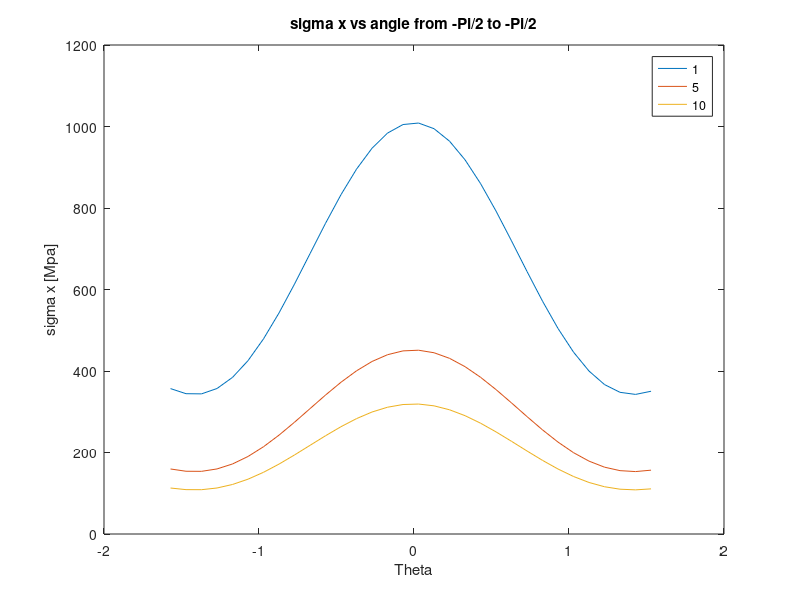
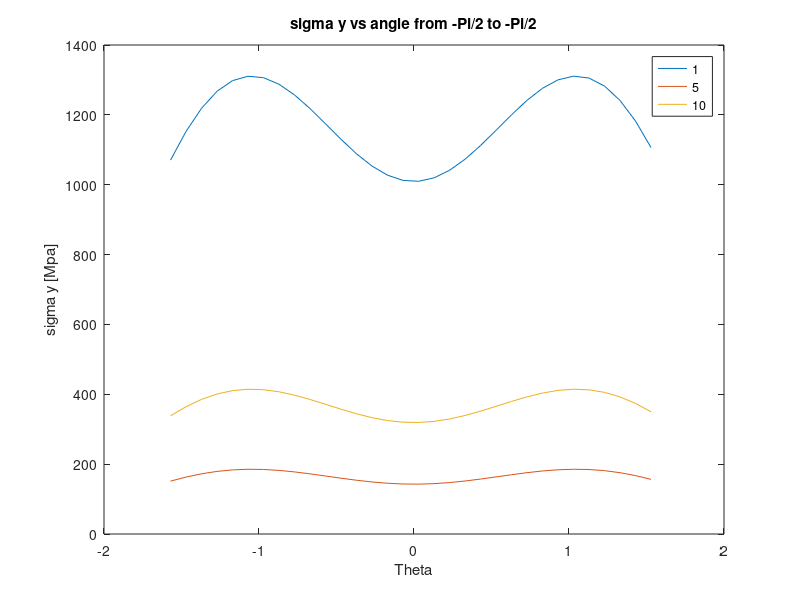
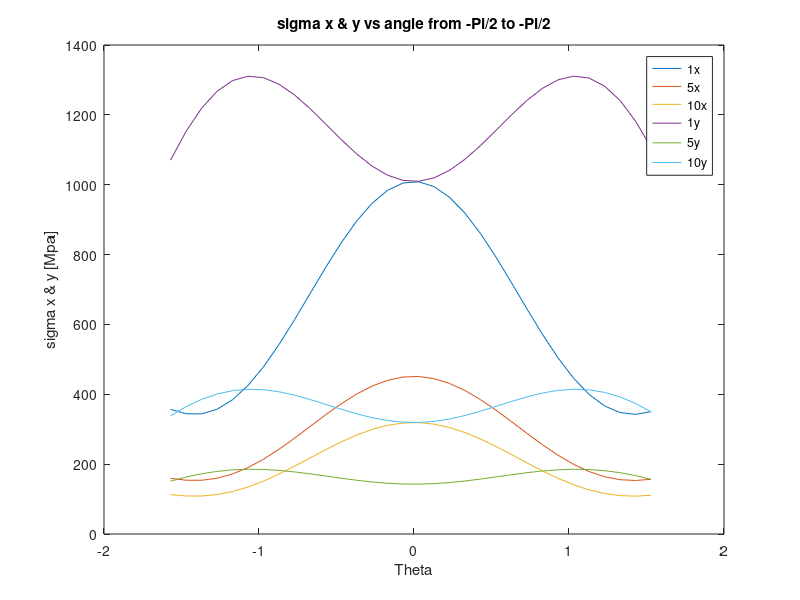

MATLAB code for these plots, in order:

close all
clear

t = -pi/2:0.1:pi/2;
K=80;
sigma_x_1 = K./sqrt(2.*pi.*.001).*cos(t./2).*(1-sin(t./2).*sin(3.*t./2));
sigma_x_5 = K./sqrt(2.*pi.*.005).*cos(t./2).*(1-sin(t./2).*sin(3.*t./2));
sigma_x_10 = K./sqrt(2.*pi.*.010).*cos(t./2).*(1-sin(t./2).*sin(3.*t./2));


sigma_y_1 = K./sqrt(2.*pi.*.001).*cos(t./2).*(1+sin(t./2).*sin(3.*t./2));
sigma_y_5 = K./sqrt(2.*pi.*.05).*cos(t./2).*(1+sin(t./2).*sin(3.*t./2));
sigma_y_10 = K./sqrt(2.*pi.*.010).*cos(t./2).*(1+sin(t./2).*sin(3.*t./2));



plot(t,sigma_x_1,t,sigma_x_5,t,sigma_x_10)
legend('1','5','10')
title('sigma x vs angle from -Pi/2 to -Pi/2')
ylabel('sigma x [Mpa]')
xlabel('Theta')



figure
plot(t,sigma_y_1,t,sigma_y_5,t,sigma_y_10)
legend('1','5','10')
title('sigma y vs angle from -Pi/2 to -Pi/2')
ylabel('sigma y [Mpa]')
xlabel('Theta')

figure
plot(t,sigma_x_1,t,sigma_x_5,t,sigma_x_10,t,sigma_y_1,t,sigma_y_5,t,sigma_y_10)
legend('1x','5x','10x','1y','5y','10y')
title('sigma x & y vs angle from -Pi/2 to -Pi/2')
ylabel('sigma x & y [Mpa]')
xlabel('Theta')